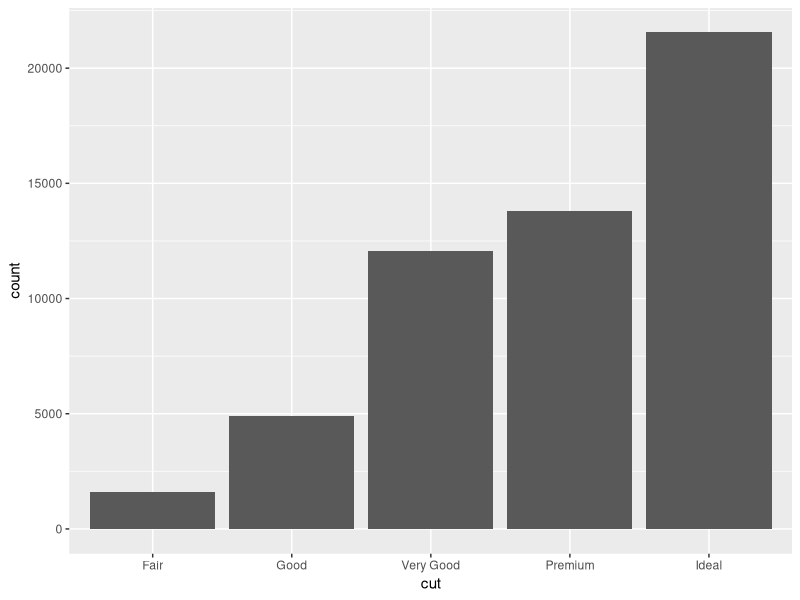
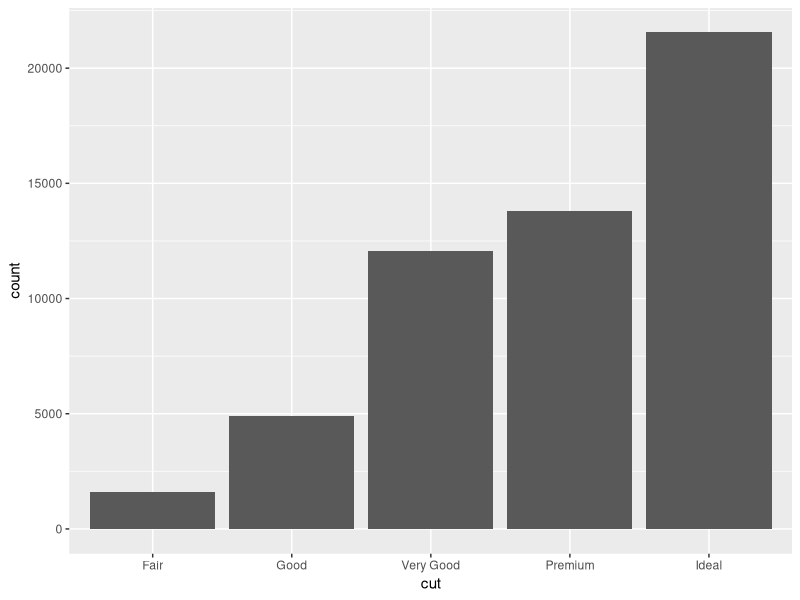
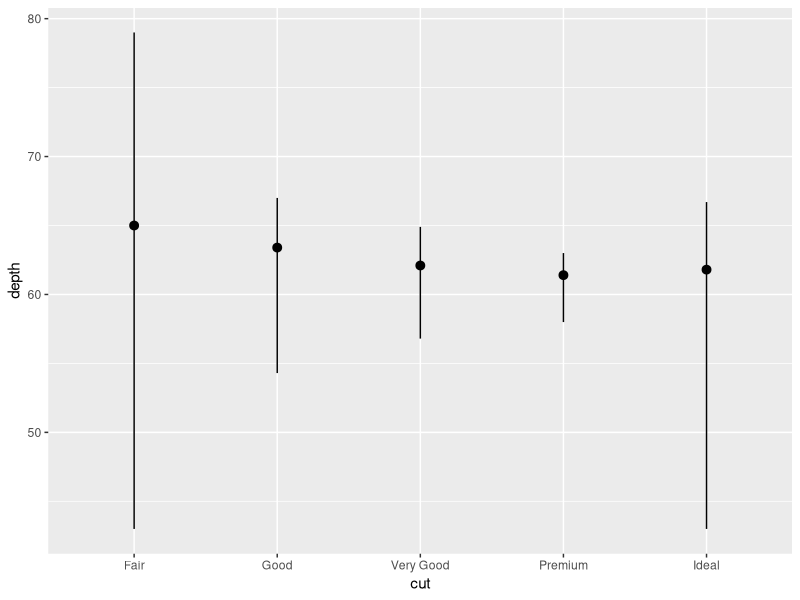
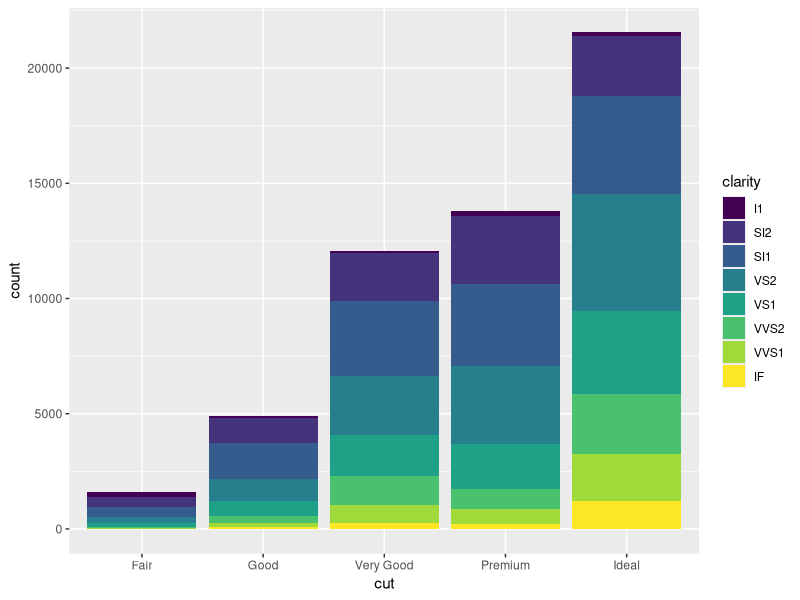
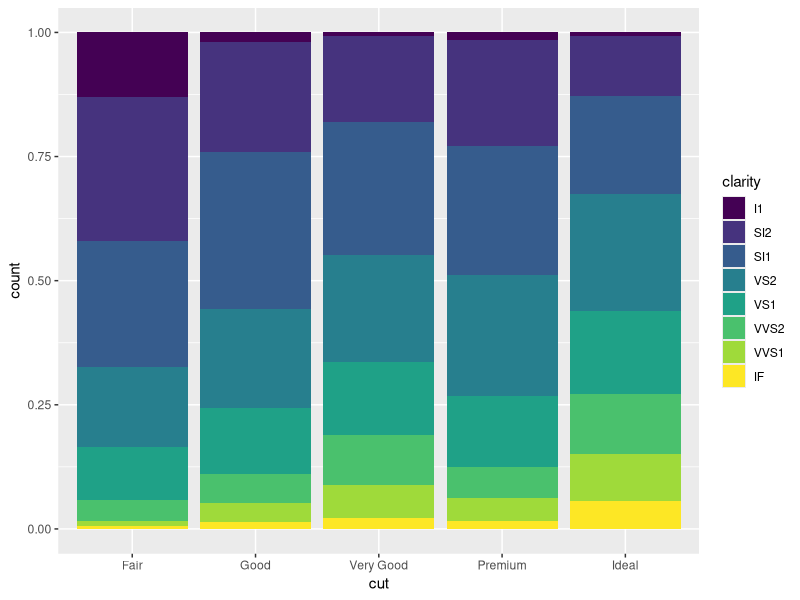
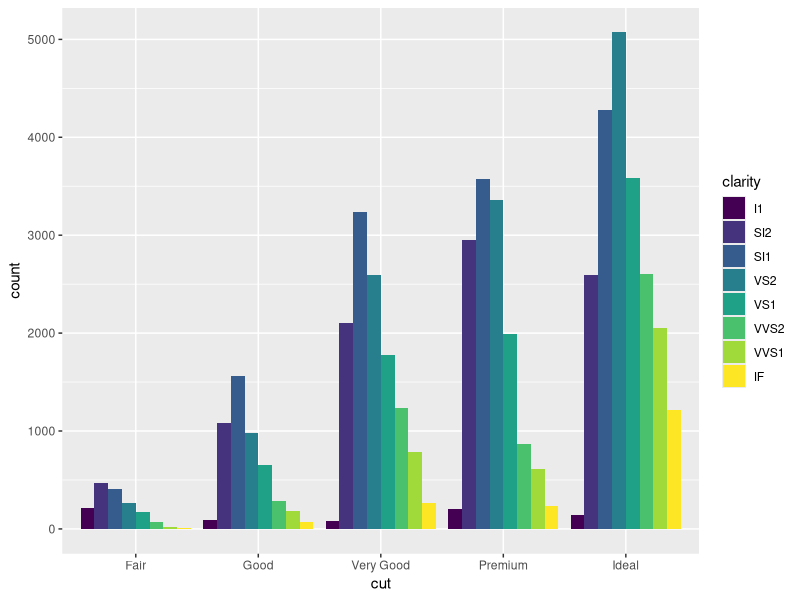
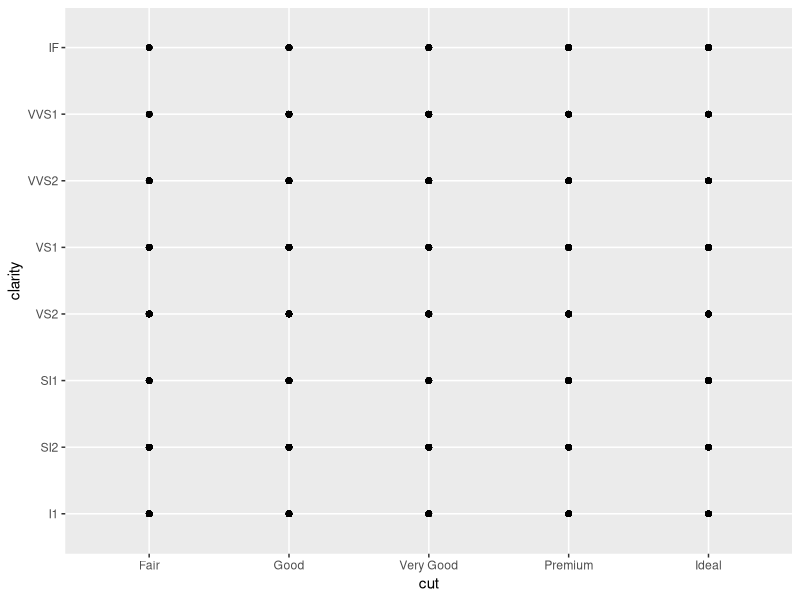
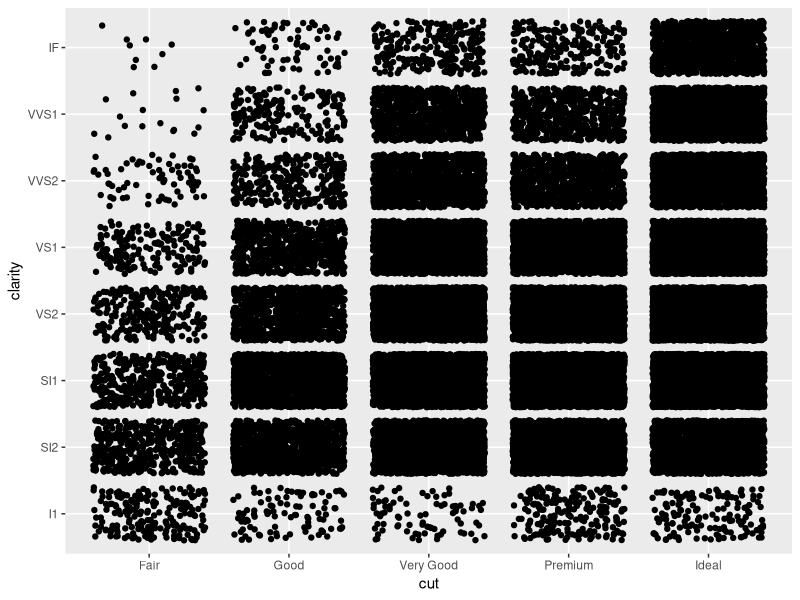

Reproduce these figures in R, in order.
# Exercise 2: More ggplot2 Grammar

# Install and load `ggplot2`
# install.packages("ggplot2") # if needed
library('ggplot2')

# For this exercise you will again be working with the `diamonds` data set.
# Use `?diamonds` to review details about this data set


## Statistical Transformations

# Draw a bar chart of the diamonds data, organized by cut
# The height of each bar is based on the "count" (number) of diamonds with that cut
ggplot(data = diamonds) +
  geom_bar(mapping = aes(x=cut))

# Use the `stat_count` to apply the statistical transformation "count" to the diamonds
# by cut. You do not need a separate geometry layer!
ggplot(data = diamonds) +
  stat_count(mapping = aes(x=cut))

# Use the `stat_summary` function to draw a chart with a summary layer.
# Map the x-position to diamond `cut`, and the y-position to diamond `depth`
# Bonus: use `min` as the function ymin, `max` as the function ymax, and `median` as the function y
ggplot(data = diamonds) + 
  stat_summary(mapping = aes(x = cut, y = depth),
               fun.ymin = min, fun.ymax = max, fun.y = median)


## Position Adjustments

# Draw a bar chart of diamond data organized by cut, with each bar filled by clarity.
# You should see a _stacked_ bar chart.
ggplot(data = diamonds) + 
  geom_bar(mapping = aes(x = cut, fill = clarity))

# Draw the same chart again, but with each element positioned to "fill" the y axis
ggplot(data = diamonds) + 
  geom_bar(mapping = aes(x = cut, fill = clarity), position = "fill")

# Draw the same chart again, but with each element positioned to "dodge" each other
ggplot(data = diamonds) + 
  geom_bar(mapping = aes(x = cut, fill = clarity), position = "dodge")

# Draw a plot with point geometry with the x-position mapped to `cut` and the y-position mapped to `clarity`
# This creates a "grid" grouping the points
ggplot(data = diamonds) + 
  geom_point(mapping = aes(x = cut, y = clarity))

# Use the "jitter" position adjustment to keep the points from all overlapping!
# (This works a little better with a sample of diamond data, such as from the previous exercise).
ggplot(data = diamonds) + 
  geom_point(mapping = aes(x = cut, y = clarity), position = "jitter")


## Scales

# Draw a "boxplot" (with `geom_boxplot()`) for the diamond's price (y) by color (x)
ggplot(data = diamonds) + 
  geom_boxplot(mapping = aes(x = color, y = price))

# This has a lot of outliers, making it harder to read. To fix this, draw the same plot but
# with a _logarithmic_ scale for the y axis.
ggplot(data = diamonds) + 
  geom_boxplot(mapping = aes(x = color, y = price)) + 
  scale_y_log10()

# For another version, draw the same plot but with `violin` geometry instead of `boxplot` geometry!
# How does the logarithmic scale change the data presentation?
ggplot(data = diamonds) + 
  geom_violin(mapping = aes(x = color, y = price)) + 
  scale_y_log10()

# Another interesting plot: draw a plot of the diamonds price (y) by carat (x), using a heatmap of 2d bins
# (geom_bin2d)
# What happens when you make the x and y channels scale logarithmically?
ggplot(data = diamonds) + 
  geom_bin2d(mapping = aes(x = carat, y = price)) + 
  scale_x_log10() +
  scale_y_log10()

# Draw a scatter plot for the diamonds  price (y) by carat (x). Color each point by the clarity
# (Remember, this will take a while. Use a sample of the diamonds for faster results)


# Change the color of the previous plot using a ColorBrewer scale of your choice. What looks nice?



## Coordinate Systems

# Draw a bar chart with x-position and fill color BOTH mapped to cut
# For best results, SET the `width` of the geometry to be 1 (fill plot, no space between)
# You can save this to a variable for easier modifications


# Draw the same chart, but with the coordinate system flipped


# Draw the same chart, but in a polar coordinate system. Now you have a Coxcomb chart!



## Facets

# Take the scatter plot of price by carat data (colored by clarity) and add _facets_ based on
# the diamond's `color`



## Saving Plots

# Use the `ggsave()` function to save one of your plots (the most recent one generated) to disk.
# Name the output file "my-plot.png".
# Make sure you've set the working directory!!
